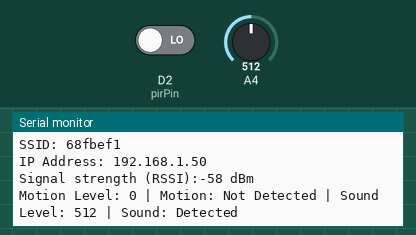
Recording of a sketch running on a simulated Arduino Uno R4 WiFi. On the bench: the last lines printed to the serial monitor. The test bench sets the inputs (shaded band); at power-on: A4 = 512, D2 (pirPin) LOW. WiFi joins after 1.5 s; servers stay silent unless stated; uploads are accepted with an empty reply.

Above: at 2.7 s.
2.8 s: A4 set to 189
At 2.8 s:
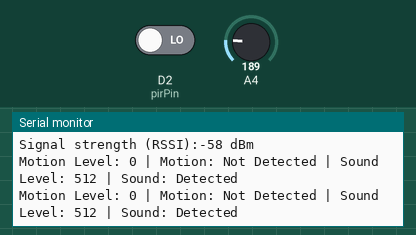
4.3 s: A4 set to 169
At 5.2 s:
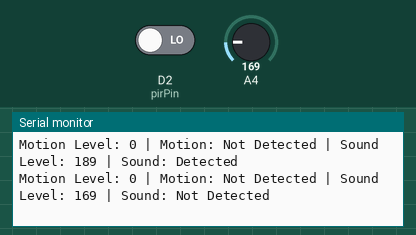

The sketch:

Smart-Security-System.ino
```cpp
/*
  Repeating WiFi Web Client

 This sketch connects to a a web server and makes a request
 using a WiFi equipped Arduino board.

 created 23 April 2012
 modified 31 May 2012
 by Tom Igoe
 modified 13 Jan 2014
 by Federico Vanzati

 This code is in the public domain.

  Find the full UNO R4 WiFi Network documentation here:
  https://docs.arduino.cc/tutorials/uno-r4-wifi/wifi-examples#wi-fi-web-client-repeating
 */
#include <WiFiS3.h>

char ssid[] = "68fbef1";
char pass[] = "tas29qat21";

const int pirPin = 2;
const int soundPin = 4;

// Adjusting these values will change sensor sensitivity
// Higher values make the sensors less sensitive
const int soundThreshold = 180; //needed adjustment from 100 to 180
const int motionThreshold = 5;  // no adjustment needed

WiFiClient client;

char server[] = "192.168.0.40";  // Your server's IP address
int port = 5000;  // Your server's port

unsigned long lastSendTime = 0;
const unsigned long sendInterval = 10000;  // Send data every 10 seconds

void setup() {
  Serial.begin(115200);
  while (!Serial);

  Serial.println("Starting setup...");

  pinMode(pirPin, INPUT);
  pinMode(soundPin, INPUT);

  connectToWiFi();
}

void loop() {
  int motionLevel = 0;
  for (int i = 0; i < 10; i++) {  // Take average of 10 readings
    motionLevel += digitalRead(pirPin);
    delay(10);
  }
  bool motionDetected = motionLevel >= motionThreshold;

  int soundLevel = analogRead(soundPin);
  bool soundDetected = soundLevel > soundThreshold;

  Serial.print("Motion Level: ");
  Serial.print(motionLevel);
  Serial.print(" | Motion: ");
  Serial.print(motionDetected ? "Detected" : "Not Detected");
  Serial.print(" | Sound Level: ");
  Serial.print(soundLevel);
  Serial.print(" | Sound: ");
  Serial.println(soundDetected ? "Detected" : "Not Detected");

  unsigned long currentTime = millis();
  if (currentTime - lastSendTime >= sendInterval) {
    sendDataToServer(motionDetected, soundDetected);
    lastSendTime = currentTime;
  }

  // Check WiFi connection and reconnect if necessary
  if (WiFi.status() != WL_CONNECTED) {
    Serial.println("WiFi connection lost. Reconnecting...");
    connectToWiFi();
  }

  delay(1000);  // Wait for 1 second before next reading
}

void connectToWiFi() {
  Serial.print("Attempting to connect to SSID: ");
  Serial.println(ssid);

  WiFi.begin(ssid, pass);

  int attempts = 0;
  while (WiFi.status() != WL_CONNECTED && attempts < 10) {
    delay(1000);
    Serial.print(".");
    attempts++;
  }

  if (WiFi.status() == WL_CONNECTED) {
    Serial.println("\nConnected to WiFi");
    printWiFiStatus();
  } else {
    Serial.println("\nFailed to connect to WiFi. Restarting...");
    delay(3000);
    NVIC_SystemReset();  // Reset the board if it fails to connect
  }
}

void sendDataToServer(bool motion, bool sound) {
  Serial.println("Attempting to send data to server...");

  if (client.connect(server, port)) {
    String url = String("/sensor?motion=") + (motion ? "true" : "false") + "&sound=" + (sound ? "true" : "false");

    Serial.print("Sending request: ");
    Serial.println(url);

    client.print(String("GET ") + url + " HTTP/1.1\r\n" +
                 "Host: " + server + "\r\n" +
                 "Connection: close\r\n\r\n");

    unsigned long timeout = millis();
    while (client.available() == 0) {
      if (millis() - timeout > 5000) {
        Serial.println(">>> Server Timeout !");
        client.stop();
        return;
      }
    }

    // Read and print the response
    while (client.available()) {
      String line = client.readStringUntil('\r');
      Serial.print(line);
    }

    Serial.println("\nData sent successfully");
  } else {
    Serial.println("Connection to server failed");
  }

  client.stop();
}

void printWiFiStatus() {
  Serial.print("SSID: ");
  Serial.println(WiFi.SSID());

  IPAddress ip = WiFi.localIP();
  Serial.print("IP Address: ");
  Serial.println(ip);

  long rssi = WiFi.RSSI();
  Serial.print("Signal strength (RSSI):");
  Serial.print(rssi);
  Serial.println(" dBm");
}
```

Measured:
- the behaviour switches between 181 and 180 on A4 (found by bisection; images 1 and 2)
- after the input at 4.3 s, the serial monitor: prints a new line after 0.61 s (image 2)
